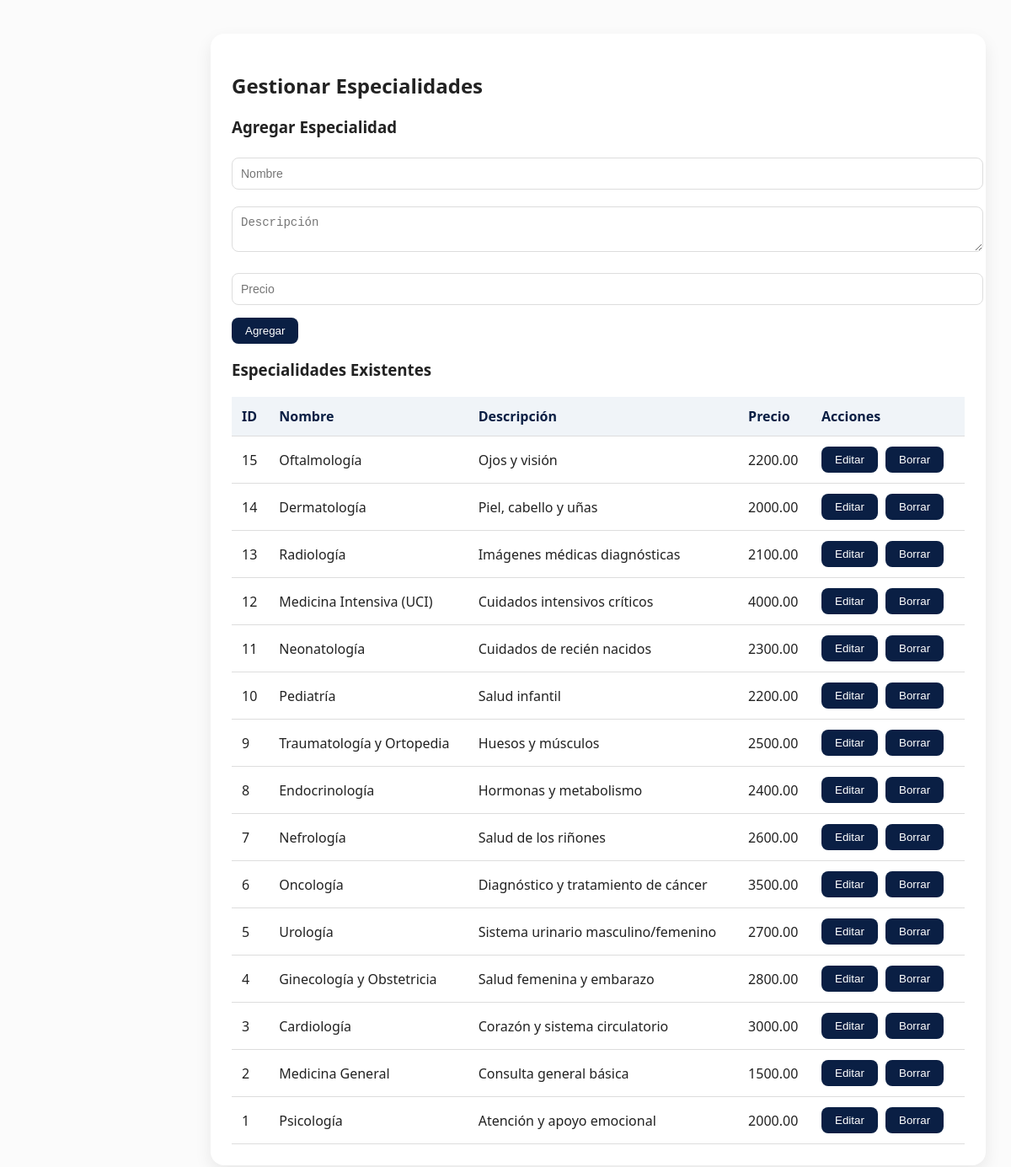
The app's page /admin/especialidades.php (signed in) with its own data.
### tables this page shows
CREATE TABLE especialidades (
    id INT AUTO_INCREMENT PRIMARY KEY,
    nombre VARCHAR(100) NOT NULL,
    descripcion TEXT,
    precio DECIMAL(10,2) NOT NULL
);

### admin/especialidades.php (the view, shortened to what this page needs)
<?php
include("../config/db.php");
$stmt = $pdo->query("SELECT * FROM especialidades ORDER BY id DESC");
$especialidades = $stmt->fetchAll(PDO::FETCH_ASSOC);
?>
<!DOCTYPE html>
<html lang="es">
<head>
<link rel="stylesheet" href="../assets/css/style.css">
</head>
<body>
<div class="main">
    <div class="card">
        <h2>Gestionar Especialidades</h2>
        <h3>Agregar Especialidad</h3>
        <form id="formEspecialidad">
            <input type="text" name="nombre" placeholder="Nombre" required>
            <textarea name="descripcion" placeholder="Descripción"></textarea>
            <input type="number" name="precio" placeholder="Precio" required>
            <button type="submit">Agregar</button>
        </form>
        <h3>Especialidades Existentes</h3>
        <table>
            <tr>
                <th>ID</th>
                <th>Nombre</th>
                <th>Descripción</th>
                <th>Precio</th>
                <th>Acciones</th>
            </tr>
            <?php foreach($especialidades as $e): ?>
            <tr>
                <td><?= $e['id'] ?></td>
                <td><?= $e['nombre'] ?></td>
                <td><?= $e['descripcion'] ?></td>
                <td><?= $e['precio'] ?></td>
                <td>
                    <button onclick="editarEspecialidad(<?= $e['id'] ?>)">Editar</button>
                    <button onclick="borrarEspecialidad(<?= $e['id'] ?>)">Borrar</button>
                </td>
            </tr>
            <?php endforeach; ?>
        </table>
    </div>
</div>
</body>
</html>

### assets/css/style.css (style rules this page uses)
body { margin: 0; font-family: 'Segoe UI', Arial, sans-serif; background: #FBFBFB; color: #222; }

### admin/especialidades.php (style rules this page uses)
.main { margin-left:220px; padding:40px 30px; }
.card { background:#fff; padding:25px; border-radius:16px; box-shadow:0 8px 20px rgba(0,0,0,0.08); margin-bottom:20px; }
table { width:100%; border-collapse:collapse; margin-top:20px; }
table th, table td { padding:12px; border-bottom:1px solid #ddd; text-align:left; }
table th { background:#f0f4f8; color:#0a1f44; }
button { padding:8px 16px; border:none; border-radius:8px; background:#0a1f44; color:white; cursor:pointer; transition:0.3s; margin-right:5px; }
input, textarea { width:100%; padding:10px; margin:5px 0 15px 0; border-radius:8px; border:1px solid #ddd; font-size:14px; }

### records on screen
especialidades: id "15", nombre "Oftalmología", descripcion "Ojos y visión", precio "2200.00"
especialidades: id "14", nombre "Dermatología", descripcion "Piel, cabello y uñas", precio "2000.00"
especialidades: id "13", nombre "Radiología", descripcion "Imágenes médicas diagnósticas", precio "2100.00"
especialidades: id "12", nombre "Medicina Intensiva (UCI)", descripcion "Cuidados intensivos críticos", precio "4000.00"
especialidades: id "11", nombre "Neonatología", descripcion "Cuidados de recién nacidos", precio "2300.00"
especialidades: id "10", nombre "Pediatría", descripcion "Salud infantil", precio "2200.00"
especialidades: id "9", nombre "Traumatología y Ortopedia", descripcion "Huesos y músculos", precio "2500.00"
especialidades: id "8", nombre "Endocrinología", descripcion "Hormonas y metabolismo", precio "2400.00"
especialidades: id "7", nombre "Nefrología", descripcion "Salud de los riñones", precio "2600.00"
especialidades: id "6", nombre "Oncología", descripcion "Diagnóstico y tratamiento de cáncer", precio "3500.00"
especialidades: id "5", nombre "Urología", descripcion "Sistema urinario masculino/femenino", precio "2700.00"
especialidades: id "4", nombre "Ginecología y Obstetricia", descripcion "Salud femenina y embarazo", precio "2800.00"
especialidades: id "3", nombre "Cardiología", descripcion "Corazón y sistema circulatorio", precio "3000.00"
especialidades: id "2", nombre "Medicina General", descripcion "Consulta general básica", precio "1500.00"
especialidades: id "1", nombre "Psicología", descripcion "Atención y apoyo emocional", precio "2000.00"
